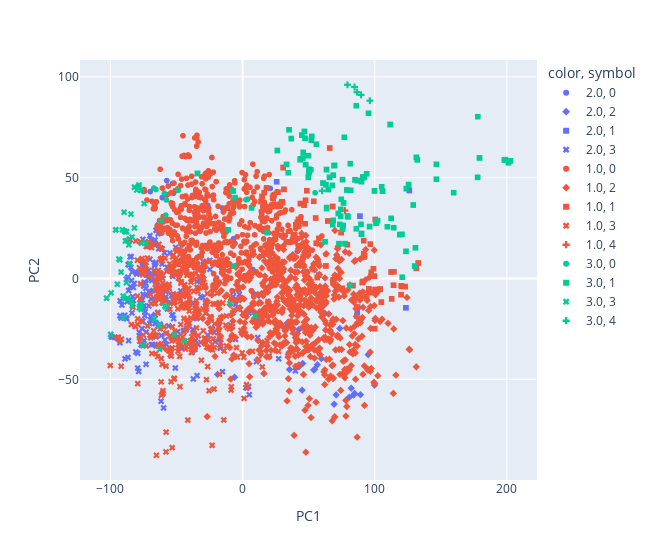

Notebook source saved alongside this figure:
### Markdown cell above
## Essai avec 5 clusters et comparaison avec la partition des données en 3 classes

### Code cell
data_without_class_copy = data_without_class.copy()
scaler = StandardScaler()
scaled_data_without_class = scaler.fit_transform(data_without_class_copy)

cls = KMeans(n_clusters=5, init="k-means++", n_init=200)
cls.fit(scaled_data_without_class)
labels = pd.Series(cls.labels_, name="K-means")
labels = pd.Categorical(labels, categories=[0, 1, 2, 3, 4])

fig = px.scatter(x=pcs.T[0], y=pcs.T[1], color=data['fetal_health'], symbol=labels,
                 labels={'x': 'PC1', 'y': 'PC2'}, width=650)
fig.show()
print(f"ARI : {adjusted_rand_score(labels, data['fetal_health'])}")

### Figure 1 — Plotly figure (JSON) as saved in the notebook; plotly's stock layout.template omitted (floating-point values rounded to 4 significant figures; data arrays with more than 128 entries replaced by an {"elided": "..."} marker saying what was removed)
{"data": [{"hovertemplate": "color=2.0<br>symbol=0<br>PC1=%{x}<br>PC2=%{y}<extra></extra>", "legendgroup": "2.0, 0", "marker": {"color": "#636efa", "symbol": "circle"}, "mode": "markers", "name": "2.0, 0", "showlegend": true, "type": "scattergl", "x": [20.94, 21.36, 21.54, -60.84, -69.89, 14.48, -52.88, 41.5, -6.876, 7.672, -57.42, -15.24, -27.85, -26.31, -52.25, -19.7, -59.46], "xaxis": "x", "y": [44.64, 14.33, 12.54, 40.08, 43.1, 31.78, 47.14, 13.52, 19.68, 4.462, 48.57, 34.93, 34.76, 36.25, 42.3, 0.2249, 24.86], "yaxis": "y"}, {"hovertemplate": "color=2.0<br>symbol=2<br>PC1=%{x}<br>PC2=%{y}<extra></extra>", "legendgroup": "2.0, 2", "marker": {"color": "#636efa", "symbol": "diamond"}, "mode": "markers", "name": "2.0, 2", "showlegend": true, "type": "scattergl", "x": [53.79, 54.54, 42.6, 42.68, 95.04, 16.09, 7.6, 12.22, 56.57, 54.01, 45.49, 69.27, 70.81, 82.17, 84.08, 59.56, 80.69, 84.74, 89.19, 99.81, 35.2, 48.82, 6.293, 35.52, 65.24, 62.38, 73.51, 42.58, 45.02, -6.091, -18.93], "xaxis": "x", "y": [-45.38, -45.09, -43.72, -43.73, -37.77, -47.13, -6.918, -8.386, -42.76, -32.55, -42.15, -62.35, -57.73, -54.4, -57.78, -39.7, -58.9, -57.0, -57.62, -52.91, -36.63, -35.3, -15.38, -45.15, -17.57, -17.36, -24.78, -25.31, -55.38, -48.95, -47.57], "yaxis": "y"}, {"hovertemplate": "color=2.0<br>symbol=1<br>PC1=%{x}<br>PC2=%{y}<extra></extra>", "legendgroup": "2.0, 1", "marker": {"color": "#636efa", "symbol": "square"}, "mode": "markers", "name": "2.0, 1", "showlegend": true, "type": "scattergl", "x": [57.72, 104.1, 123.6, 25.8, 126.2, 86.42, 86.75, 68.51, 87.16, 89.96, 30.73, 88.77], "xaxis": "x", "y": [1.695, -5.372, -14.56, 47.94, 43.66, -18.64, -16.8, -1.547, -14.22, 22.28, 54.98, 30.93], "yaxis": "y"}, {"hovertemplate": "color=2.0<br>symbol=3<br>PC1=%{x}<br>PC2=%{y}<extra></extra>", "legendgroup": "2.0, 3", "marker": {"color": "#636efa", "symbol": "x"}, "mode": "markers", "name": "2.0, 3", "showlegend": true, "type": "scattergl", "x": {"elided": "235 float values"}, "xaxis": "x", "y": {"elided": "235 float values"}, "yaxis": "y"}, {"hovertemplate": "color=1.0<br>symbol=0<br>PC1=%{x}<br>PC2=%{y}<extra></extra>", "legendgroup": "1.0, 0", "marker": {"color": "#EF553B", "symbol": "circle"}, "mode": "markers", "name": "1.0, 0", "showlegend": true, "type": "scattergl", "x": {"elided": "539 float values"}, "xaxis": "x", "y": {"elided": "539 float values"}, "yaxis": "y"}, {"hovertemplate": "color=1.0<br>symbol=2<br>PC1=%{x}<br>PC2=%{y}<extra></extra>", "legendgroup": "1.0, 2", "marker": {"color": "#EF553B", "symbol": "diamond"}, "mode": "markers", "name": "1.0, 2", "showlegend": true, "type": "scattergl", "x": {"elided": "635 float values"}, "xaxis": "x", "y": {"elided": "635 float values"}, "yaxis": "y"}, {"hovertemplate": "color=1.0<br>symbol=1<br>PC1=%{x}<br>PC2=%{y}<extra></extra>", "legendgroup": "1.0, 1", "marker": {"color": "#EF553B", "symbol": "square"}, "mode": "markers", "name": "1.0, 1", "showlegend": true, "type": "scattergl", "x": [68.61, 56.41, 49.67, 54.08, 86.39, 114.5, 105.0, 112.4, 97.18, 97.35, 114.2, 90.5, 112.8, 99.0, 61.14, 48.87, 100.4, 93.81, 25.91, 25.77, 53.89, 55.28, 47.62, 48.61, 31.32, 43.72, 104.0, 91.67, 63.04, 98.2, 91.14, 91.83, 46.52, 99.78, 92.41, 26.78, 30.73, 55.71, 57.77, 65.94, 79.26, 74.92, 72.04, 75.28, 100.0, 95.59, 83.53, 91.72, 74.56, 120.7, 68.3, 131.5, 132.9, 120.0, 123.1, 119.9, 64.5, 96.61, 43.68, 42.3, 41.32, 40.25, 18.26, 23.82, 23.36, 23.09, 23.12, 22.72, 14.74, 13.95, 16.32, 30.23, 29.88, 29.78, 100.2, 97.99, 39.63, 46.05, 45.37, 37.86, 39.47, 35.48, 34.38, 47.31, 38.36], "xaxis": "x", "y": [-0.6178, 0.4935, 12.97, -4.141, -14.14, 3.312, -11.71, 3.223, 1.146, 2.988, -3.344, -1.985, -10.11, 4.809, -5.906, 11.71, 29.23, -8.903, 36.68, 35.73, 38.3, 29.97, 38.79, 43.51, 44.19, 37.14, -5.229, 12.32, 6.218, 1.217, -1.473, 10.64, 36.38, 1.129, 11.24, 42.8, 54.98, 17.5, 19.91, 64.69, 16.72, -4.99, 1.164, -4.838, -24.89, -5.188, -3.524, 18.76, 22.73, -3.967, 35.69, 5.044, 7.692, -3.649, -4.025, -8.022, 28.5, 17.03, 28.31, 29.28, 27.88, 26.65, 44.92, 41.3, 41.15, 39.71, 40.21, 40.12, 40.69, 38.15, 42.52, 37.66, 38.04, 38.03, -5.493, -7.021, 18.23, 10.63, 9.636, 19.34, 21.59, 18.03, 18.16, 27.11, 21.71], "yaxis": "y"}, {"hovertemplate": "color=1.0<br>symbol=3<br>PC1=%{x}<br>PC2=%{y}<extra></extra>", "legendgroup": "1.0, 3", "marker": {"color": "#EF553B", "symbol": "x"}, "mode": "markers", "name": "1.0, 3", "showlegend": true, "type": "scattergl", "x": {"elided": "395 float values"}, "xaxis": "x", "y": {"elided": "395 float values"}, "yaxis": "y"}, {"hovertemplate": "color=1.0<br>symbol=4<br>PC1=%{x}<br>PC2=%{y}<extra></extra>", "legendgroup": "1.0, 4", "marker": {"color": "#EF553B", "symbol": "cross"}, "mode": "markers", "name": "1.0, 4", "showlegend": true, "type": "scattergl", "x": [77.48], "xaxis": "x", "y": [33.67], "yaxis": "y"}, {"hovertemplate": "color=3.0<br>symbol=0<br>PC1=%{x}<br>PC2=%{y}<extra></extra>", "legendgroup": "3.0, 0", "marker": {"color": "#00cc96", "symbol": "circle"}, "mode": "markers", "name": "3.0, 0", "showlegend": true, "type": "scattergl", "x": [3.607, 3.666, 2.523, -59.11, -58.16, -57.67, -48.68, -65.62, -67.14, 54.87], "xaxis": "x", "y": [39.2, 39.24, 39.04, 42.21, 31.41, 38.94, 43.69, 44.12, 44.84, 42.53], "yaxis": "y"}, {"hovertemplate": "color=3.0<br>symbol=1<br>PC1=%{x}<br>PC2=%{y}<extra></extra>", "legendgroup": "3.0, 1", "marker": {"color": "#00cc96", "symbol": "square"}, "mode": "markers", "name": "3.0, 1", "showlegend": true, "type": "scattergl", "x": [159.7, 177.8, 120.6, 146.7, 130.8, 132.2, 95.3, 62.36, 90.01, 131.5, 123.7, 81.15, -5.676, -7.192, -34.13, 77.49, 130.2, 119.0, 146.7, 111.7, 47.7, 90.9, 89.95, 91.97, 81.52, 93.89, 91.03, 6.803, 18.6, 65.8, 105.9, 123.9, 125.6, 105.3, 86.89, 85.12, 99.84, 49.8, 45.9, 34.53, 55.78, 52.02, 52.39, 46.79, 44.86, 47.27, 36.79, 33.28, 35.15, 69.62, 79.43, 79.71, 69.19, 60.84, 76.41, 89.57, 86.06, 74.33, 96.1, 102.1, 178.0, 201.2, 202.7, 198.8, 198.0, 179.3, -10.8, 64.92, 68.17, 68.53, 63.05, 63.61, 63.7, 68.58, 63.51, 74.67, 67.95, 51.65, 78.81, 81.79, 101.0, 112.4, 76.94, 129.1, 114.4, 109.6, 75.68, 49.67, 50.07, 50.33, 50.25, 120.8, 43.71, 43.54, 45.56, 26.29, 72.36, 74.25, 76.1, 73.53, 75.65, 72.96, 86.01], "xaxis": "x", "y": [42.54, 50.16, 21.89, 49.23, 15.21, 58.82, 81.94, 18.18, 21.95, 60.05, 13.45, -3.536, 40.1, 43.39, 52.08, 17.27, 6.141, 21.74, 56.6, 76.35, 56.42, 49.9, 47.98, 50.25, 56.93, 51.89, 50.36, 35.01, 22.74, 50.13, 43.31, 44.55, 46.57, 45.49, 48.56, 48.9, 43.42, 60.89, 62.51, 52.44, 66.59, 68.61, 70.44, 72.9, 71.13, 69.55, 69.37, 56.56, 73.72, 56.06, 30.95, 30.56, 55.95, 47.32, 37.47, 26.87, 24.65, 34.3, 25.72, 28.7, 80.24, 57.37, 58.31, 58.93, 58.74, 59.78, 24.13, 44.13, 26.64, 28.83, 46.54, 34.68, 35.15, 51.24, 54.01, 39.27, 46.13, 53.88, 43.88, 43.75, 27.39, 29.8, 70.01, 36.44, 25.18, 25.64, 49.01, 50.14, 52.01, 52.93, 54.22, 0.6219, 59.29, 58.86, 59.66, 63.47, 32.23, 30.93, 26.27, 26.85, 24.39, 17.26, 85.66], "yaxis": "y"}, {"hovertemplate": "color=3.0<br>symbol=3<br>PC1=%{x}<br>PC2=%{y}<extra></extra>", "legendgroup": "3.0, 3", "marker": {"color": "#00cc96", "symbol": "x"}, "mode": "markers", "name": "3.0, 3", "showlegend": true, "type": "scattergl", "x": [-74.48, -76.78, -78.38, -84.15, -76.55, -87.09, -80.1, -90.38, -99.52, -89.04, -91.93, -102.9, -102.9, -78.2, 9.253, 9.253, -94.8, -9.541, -87.91, -89.4, -91.0, -87.78, -88.81, -92.89, -93.59, -87.57, -88.69, -99.88, -85.48, -58.31, -58.28, -58.79, -63.01, -66.58, -90.3, -51.82, -43.88, -77.58, -83.62, -76.8, -62.61, -78.42, -81.85, -81.78, -81.89, -84.48, -76.54, -83.65, -73.09, -6.67, -86.06, -96.08, -95.81, -61.75, -89.69, -75.39, -62.77], "xaxis": "x", "y": [37.15, 43.62, 45.47, -11.18, -12.73, -9.859, 43.88, -8.669, -7.144, -9.989, 3.188, -9.764, -9.764, -14.61, -18.56, -18.56, -2.863, -12.45, -2.083, 23.58, 24.19, 23.22, 23.13, 9.259, 9.648, 18.73, 18.63, -27.79, 7.489, -14.16, -13.71, -13.75, -23.34, -20.18, -19.45, -27.9, -31.05, -13.93, -13.45, -15.36, -23.24, 46.4, 45.28, 45.29, 25.07, 31.9, 17.47, 20.56, 17.51, 6.232, 16.68, 24.1, 24.13, 28.54, 32.85, -33.3, -35.11], "yaxis": "y"}, {"hovertemplate": "color=3.0<br>symbol=4<br>PC1=%{x}<br>PC2=%{y}<extra></extra>", "legendgroup": "3.0, 4", "marker": {"color": "#00cc96", "symbol": "cross"}, "mode": "markers", "name": "3.0, 4", "showlegend": true, "type": "scattergl", "x": [60.18, 96.33, 86.49, 89.66, 84.7, 79.35], "xaxis": "x", "y": [43.49, 88.15, 92.39, 91.04, 94.97, 96.07], "yaxis": "y"}], "layout": {"legend": {"title": {"text": "color, symbol"}, "tracegroupgap": 0}, "margin": {"t": 60}, "width": 650, "xaxis": {"anchor": "y", "domain": [0, 1], "title": {"text": "PC1"}}, "yaxis": {"anchor": "x", "domain": [0, 1], "title": {"text": "PC2"}}}}
